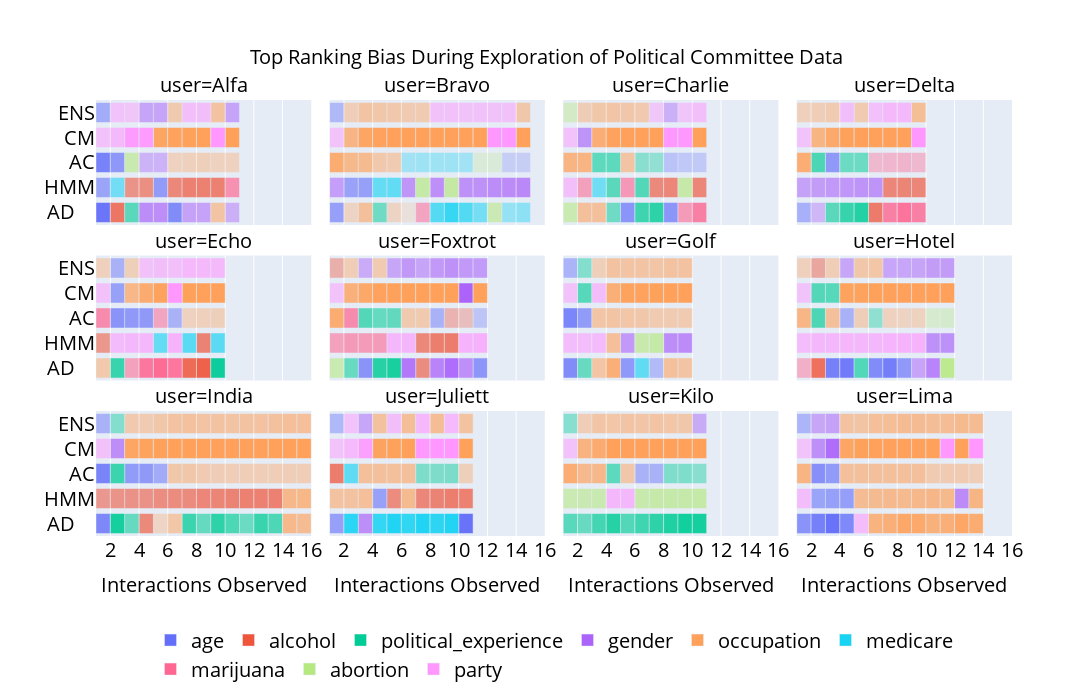

This figure's notebook cell:
### Markdown cell above
# Top Ranking Bias Over Time

### Code cell
# Political
political_interaction_data['interaction_session'] = political_interaction_data.apply(lambda row: ast.literal_eval(str(row.interaction_session)), axis=1)
political_interaction_data['interaction_type'] = political_interaction_data.apply(lambda row: ast.literal_eval(str(row.interaction_type)), axis=1)

bias_metric_per_task = {'party': 'bias-party', 'gender': 'bias-gender', 'occupation':'bias-occupation',
                       'age': 'bias-age', 'political_experience': 'bias-political_experience',
                       'policy_strength_ban_abortion_after_6_weeks': 'bias-policy_strength_ban_abortion_after_6_weeks',
                       'policy_strength_legalize_medical_marijuana':'bias-policy_strength_legalize_medical_marijuana',
                        'policy_strength_increase_medicare_funding': 'bias-policy_strength_increase_medicare_funding',
                       'policy_strength_ban_alcohol_sales_sundays': 'bias-policy_strength_ban_alcohol_sales_sundays'}

bias_metric_per_task_hmm = {'party': 'bias-bias_party', 'gender': 'bias-bias_gender', 'occupation':'bias-bias_occupation',
                       'age': 'bias-bias_age', 'political_experience': 'bias-bias_political_experience',
                       'policy_strength_ban_abortion_after_6_weeks': 'bias-bias_policy_strength_ban_abortion_after_6_weeks',
                       'policy_strength_legalize_medical_marijuana':'bias-bias_policy_strength_legalize_medical_marijuana',
                        'policy_strength_increase_medicare_funding': 'bias-bias_policy_strength_increase_medicare_funding',
                       'policy_strength_ban_alcohol_sales_sundays': 'bias-bias_policy_strength_ban_alcohol_sales_sundays'}

bias_metric_per_task_ac = {'party': 'bias-party', 'gender': 'bias-gender', 'occupation':'bias-occupation',
                       'age': 'bias-age_disc', 'political_experience': 'bias-political_experience_disc',
                       'policy_strength_ban_abortion_after_6_weeks': 'bias-policy_strength_ban_abortion_after_6_weeks_disc',
                       'policy_strength_legalize_medical_marijuana':'bias-policy_strength_legalize_medical_marijuana_disc',
                        'policy_strength_increase_medicare_funding': 'bias-policy_strength_increase_medicare_funding_disc',
                       'policy_strength_ban_alcohol_sales_sundays': 'bias-policy_strength_ban_alcohol_sales_sundays_disc'}

shorten_col = ['policy_strength_legalize_medical_marijuana', 'policy_strength_ban_abortion_after_6_weeks',
                   'policy_strength_increase_medicare_funding', 'policy_strength_ban_alcohol_sales_sundays']

shorten_col_vals = {'policy_strength_legalize_medical_marijuana': 'marijuana',
              'policy_strength_ban_abortion_after_6_weeks': 'abortion',
              'policy_strength_increase_medicare_funding': 'medicare',
              'policy_strength_ban_alcohol_sales_sundays': 'alcohol'}
participant_names = ['Alfa', 'Bravo', 'Charlie', 'Delta', 'Echo', 'Foxtrot', 'Golf', 'Hotel', 'India', 
                     'Juliett', 'Kilo', 'Lima']

def user_bias_over_time(user, results, bias_metric_names, alg, interaction_data, index):
    user_top_bias = pd.DataFrame()
    attribute_list = []
    session_len = len(interaction_data.loc[interaction_data.user == user, 'interaction_session'].values[0])
    user_bias_data = results[results.participant_id == user]
    user_name = participant_names[index]
    for i in range(session_len):
        if i > 0:
            current_max = {'attribute': '', 'bias': 0}
            for attr in bias_metric_names.values():
                attr_clean = [k for k,v in bias_metric_names.items() if v == attr][0]
                if attr_clean in shorten_col:
                    attr_clean = shorten_col_vals[attr_clean]
                current_bias =  float(user_bias_data[attr].values[0][i-1])
                if current_max['bias'] < current_bias:
                    diff = current_bias - current_max['bias']
                    if diff > 0.01:
                        current_max['attribute'] = attr_clean
                        current_max['bias'] = current_bias
                    else:
                        random_top = random.choice([current_max['attribute'], attr_clean])
                        if(random_top == attr_clean):
                            current_max['bias'] = current_bias
                            current_max['attribute'] = random_top
            if alg == 'AD':
                alg = 'AD    '
            user_top_bias = pd.concat([user_top_bias, pd.DataFrame({'user': user_name, 'alg': alg,'start': [i],
                                        'stop': [i + 1], 'top_bias': [current_max['attribute']],
                                        'bias_value': [round(current_max['bias'], 2)]})])
    return user_top_bias.reset_index(drop=True)
            
user_list = political_interaction_data['user'].unique()
all_user_sessions = pd.DataFrame()

for i, user in enumerate(user_list):
    df = user_bias_over_time(user, political_results_wall, bias_metric_per_task, 'AD', political_interaction_data,i)
    df_hmm = user_bias_over_time(user, political_results_hmm, bias_metric_per_task_hmm, 'HMM', political_interaction_data,i)
    df_cm = user_bias_over_time(user, political_results_cm, bias_metric_per_task, 'CM', political_interaction_data,i)
    df_ac = user_bias_over_time(user, political_results_ac, bias_metric_per_task_ac, 'AC', political_interaction_data,i)
    df_ensemble = user_bias_over_time(user, political_results_ensemble_bias, bias_metric_per_task, 'ENS', political_interaction_data, i)
    combined_user = pd.concat([df, df_hmm, df_ac, df_cm, df_ensemble])
    all_user_sessions = pd.concat([all_user_sessions, combined_user])
    
all_user_sessions['delta'] = all_user_sessions['stop'] - all_user_sessions['start']
# colors = px.colors.qualitative.Plotly + px.colors.qualitative.Safe + px.colors.qualitative.Antique
colors = px.colors.qualitative.Plotly + px.colors.qualitative.Dark24
fig = px.timeline(all_user_sessions, x_start='start', x_end='stop', y='alg', color='top_bias', text='bias_value',
                  facet_col='user', facet_col_wrap = 4,
                  title = 'Top Ranking Bias During Exploration of Political Committee Data',
                 labels = {'alg':''}, facet_row_spacing=0.07, width=1500, height=700)

fig.for_each_xaxis(lambda xaxis: xaxis.update(type='linear'))

for d in fig.data:
    x_array = len(d.x)
    d.x = [1] * x_array

fig.update_xaxes(
    nticks= 8,
    range= [1,16],
    title_font=dict(size=12)
)
fig.update_yaxes(categoryorder='array', categoryarray=['AD    ', 'HMM', 'AC', 'CM', 'ENS'])

font_size = 20
fig.update_xaxes(title_text = 'Interactions Observed', title_font=dict(size=font_size), row=1, col=1)
fig.update_xaxes(title_text = 'Interactions Observed', title_font=dict(size=font_size), row=1, col=2)
fig.update_xaxes(title_text = 'Interactions Observed', title_font=dict(size=font_size), row=1, col=3)
fig.update_xaxes(title_text = 'Interactions Observed', title_font=dict(size=font_size), row=1, col=4)


fig.update_layout(
    title = dict(x=0.5, xanchor='center', yanchor='top', font_size=font_size),
    legend=dict(title = '', orientation="h", yanchor="bottom", y=-0.35, xanchor="center", x=0.5),
    font=dict(color='black', size=font_size)
)

fig.for_each_trace(
    lambda trace: trace.update(marker_opacity = trace.text)
)
# fig.update_yaxes(automargin=True)
fig['layout']['yaxis']['autorange'] = True
fig.update_traces(textfont_size=4, textangle=0, text='')
fig.show()
fig.write_image('../output/figs/political_user_session.png', scale=2)
